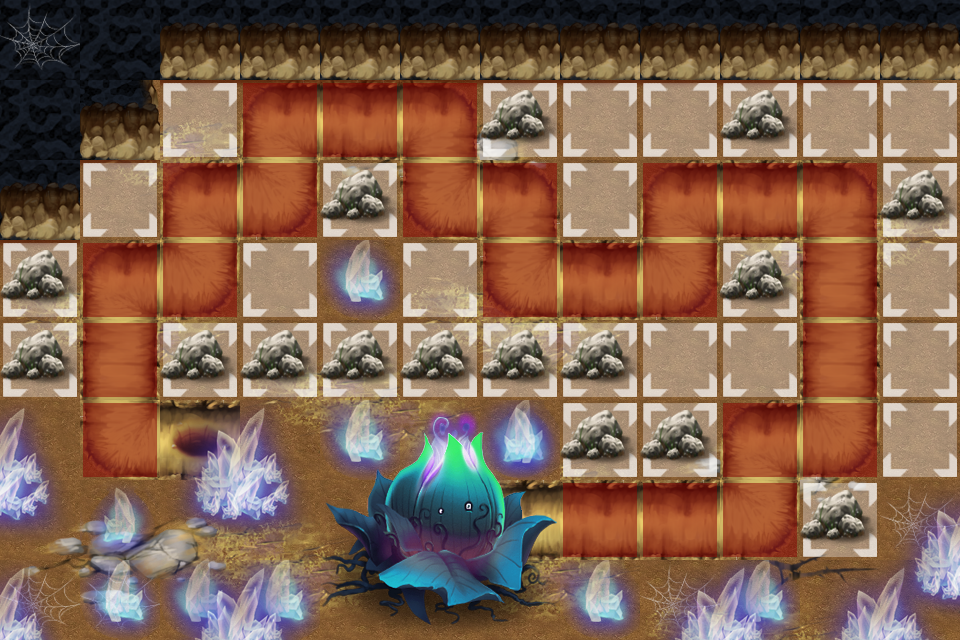

This game map was drawn from its Tiled (.tmx) file and the tilesets committed beside it. A one-line description and the trimmed map source follow:
An orthogonal 12x8 tile map with 80x80 px tiles, 10 tile layers (BACKGROUND1, BACKGROUND2, BACKGROUND3, BACKGROUND4, ...), 6 tilesets and 20 objects (WayPoint00, WayPoint01, WayPoint02, WayPoint03, WayPoint04, ...).

<map version="1.0" orientation="orthogonal" width="12" height="8" tilewidth="80" tileheight="80">
 <tileset firstgid="1" name="rebuild_2" tilewidth="80" tileheight="80">
  <image source="rebuild_2.png" width="400" height="160" />
  <tile id="0">
   <properties>
    <property name="rebuildable" value="11" />
   </properties>
  </tile>
  <tile id="1">
   <properties>
    <property name="rebuildable" value="12" />
   </properties>
  </tile>
  <tile id="2">
   <properties>
    <property name="rebuildable" value="13" />
   </properties>
  </tile>
  <tile id="3">
   <properties>
    <property name="rebuildable" value="14" />
   </properties>
  </tile>
  <tile id="4">
   <properties>
    <property name="rebuildable" value="15" />
   </properties>
  </tile>
  <tile id="5">
   <properties>
    <property name="rebuildable" value="16" />
   </properties>
  </tile>
  <tile id="6">
   <properties>
    <property name="rebuildable" value="17" />
   </properties>
  </tile>
  <tile id="7">
   <properties>
    <property name="rebuildable" value="18" />
   </properties>
  </tile>
  <tile id="8">
   <properties>
    <property name="rebuildable" value="19" />
   </properties>
  </tile>
  <tile id="9">
   <properties>
    <property name="rebuildable" value="20" />
   </properties>
  </tile>
 </tileset>
 <tileset firstgid="11" name="21" tilewidth="80" tileheight="80">
  <image source="21.png" width="800" height="480" />
 </tileset>
 <tileset firstgid="71" name="3333" tilewidth="80" tileheight="80">
  <image source="3333.png" width="160" height="240" />
 </tileset>
 <tileset firstgid="77" name="build" tilewidth="80" tileheight="80">
  <image source="build.png" width="80" height="80" />
  <tile id="0">
   <properties>
    <property name="buildable" value="1" />
   </properties>
  </tile>
 </tileset>
 <tileset firstgid="78" name="road" tilewidth="80" tileheight="80">
  <image source="road.png" width="80" height="80" />
  <tile id="0">
   <properties>
    <property name="skillable" value="1" />
   </properties>
  </tile>
 </tileset>
 <tileset firstgid="79" name="23" tilewidth="80" tileheight="80">
  <image source="23.png" width="240" height="240" />
 </tileset>
 <layer name="BACKGROUND1" width="12" height="8">
  <data>[96 cells, 96 non-empty, 2 distinct tile ids]</data>
 </layer>
 <layer name="BACKGROUND2" width="12" height="8">
  <data>[96 cells, 58 non-empty, 18 distinct tile ids]</data>
 </layer>
 <layer name="BACKGROUND3" width="12" height="8">
  <data>[96 cells, 50 non-empty, 18 distinct tile ids]</data>
 </layer>
 <layer name="BACKGROUND4" width="12" height="8">
  <data>[96 cells, 28 non-empty, 4 distinct tile ids]</data>
 </layer>
 <layer name="SEEDLAYER" width="12" height="8">
  <data>[96 cells, 9 non-empty, 9 distinct tile ids]</data>
 </layer>
 <layer name="BACKGROUND5" width="12" height="8">
  <data>[96 cells, 16 non-empty, 5 distinct tile ids]</data>
 </layer>
 <layer name="BACKGROUND6" width="12" height="8">
  <data>[96 cells, 9 non-empty, 5 distinct tile ids]</data>
 </layer>
 <layer name="Meta" width="12" height="8">
  <data>[96 cells, 30 non-empty, 1 distinct tile ids]</data>
 </layer>
 <layer name="Towerface" width="12" height="8">
  <data>[96 cells, 24 non-empty, 1 distinct tile ids]</data>
 </layer>
 <layer name="Rebuild" width="12" height="8">
  <data>[96 cells, 16 non-empty, 5 distinct tile ids]</data>
 </layer>
 <objectgroup name="Objects" width="12" height="8">
  <object name="WayPoint00" x="200" y="440" />
  <object name="WayPoint01" x="120" y="440" />
  <object name="WayPoint02" x="120" y="280" />
  <object name="WayPoint03" x="200" y="280" />
  <object name="WayPoint04" x="200" y="200" />
  <object name="WayPoint05" x="280" y="200" />
  <object name="WayPoint06" x="280" y="120" />
  <object name="WayPoint07" x="440" y="120" />
  <object name="WayPoint08" x="440" y="200" />
  <object name="WayPoint09" x="520" y="200" />
  <object name="WayPoint10" x="520" y="280" />
  <object name="WayPoint11" x="680" y="280" />
  <object name="WayPoint12" x="680" y="200" />
  <object name="WayPoint13" x="840" y="200" />
  <object name="WayPoint14" x="840" y="440" />
  <object name="WayPoint15" x="760" y="440" />
  <object name="WayPoint16" x="760" y="520" />
  <object name="WayPoint17" x="520" y="520" />
  <object name="SeedsPos" x="520" y="440" />
  <object name="RapidSoliderPos" x="200" y="520" />
 </objectgroup>
</map>